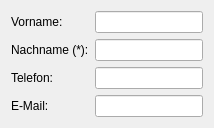
              <widget class="QWidget" name="page_sachbearbeiter">
               <layout class="QFormLayout" name="formLayout_page_sachbearbeiter">
                <item row="0" column="0">
                 <widget class="QLabel" name="label_einst_sb_vorname">
                  <property name="text">
                   <string>Vorname:</string>
                  </property>
                 </widget>
                </item>
                <item row="0" column="1">
                 <widget class="QLineEdit" name="einst_sb_vorname"/>
                </item>
                <item row="1" column="0">
                 <widget class="QLabel" name="label_einst_sb_nachname">
                  <property name="text">
                   <string>Nachname (*):</string>
                  </property>
                 </widget>
                </item>
                <item row="1" column="1">
                 <widget class="QLineEdit" name="einst_sb_nachname"/>
                </item>
                <item row="2" column="0">
                 <widget class="QLabel" name="label_einst_sb_tel">
                  <property name="text">
                   <string>Telefon:</string>
                  </property>
                 </widget>
                </item>
                <item row="2" column="1">
                 <widget class="QLineEdit" name="einst_sb_tel"/>
                </item>
                <item row="3" column="0">
                 <widget class="QLabel" name="label_einst_sb_mail">
                  <property name="text">
                   <string>E-Mail:</string>
                  </property>
                 </widget>
                </item>
                <item row="3" column="1">
                 <widget class="QLineEdit" name="einst_sb_mail"/>
                </item>
               </layout>
              </widget>
